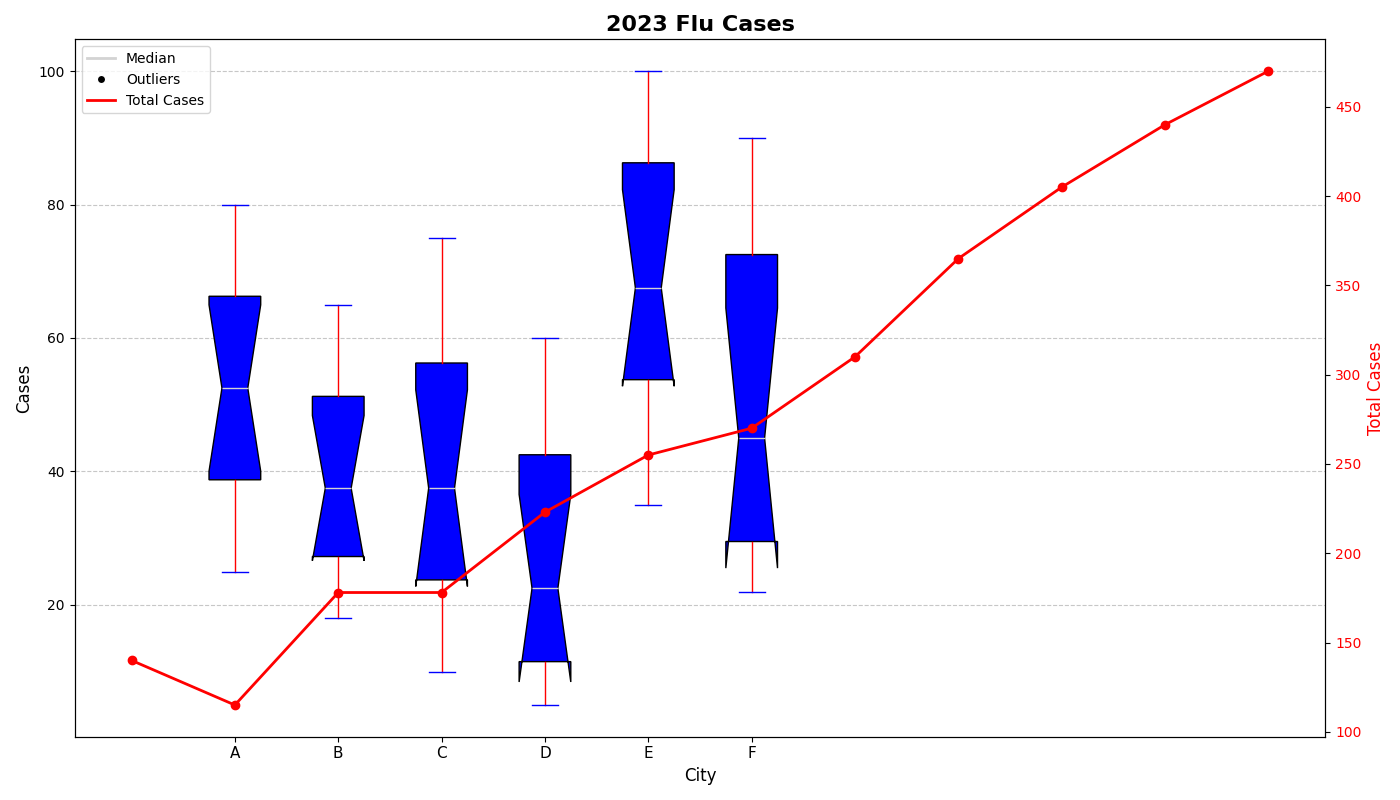

Reproduce this figure in Python.
import matplotlib.pyplot as plt
import numpy as np

cities = ['A', 'B', 'C', 'D', 'E', 'F']
months = ['Jan', 'Feb', 'Mar', 'Apr', 'May', 'Jun', 'Jul', 'Aug', 'Sep', 'Oct', 'Nov', 'Dec']

flu_cases_data = {
    'City A': [30, 25, 40, 35, 50, 60, 45, 55, 65, 70, 75, 80],
    'City B': [20, 18, 25, 28, 30, 35, 40, 45, 50, 55, 60, 65],
    'City C': [15, 10, 20, 25, 30, 35, 40, 45, 55, 60, 70, 75],
    'City D': [10, 5, 8, 12, 18, 20, 25, 30, 40, 50, 55, 60],
    'City E': [40, 35, 55, 50, 60, 65, 70, 75, 85, 90, 95, 100],
    'City F': [25, 22, 30, 28, 35, 40, 50, 60, 70, 80, 85, 90]
}

data_for_box = [flu_cases_data['City A'], flu_cases_data['City B'], flu_cases_data['City C'], 
                flu_cases_data['City D'], flu_cases_data['City E'], flu_cases_data['City F']]

fig, ax = plt.subplots(figsize=(14, 8))

box = ax.boxplot(data_for_box, patch_artist=True, notch=True,
                 boxprops=dict(facecolor='blue', color='black'),
                 whiskerprops=dict(color='red'),
                 capprops=dict(color='blue'),
                 medianprops=dict(color='#D3D3D3'),
                 flierprops=dict(markerfacecolor='black', marker='o', markersize=5, alpha=0.6))

ax.set_title('2023 Flu Cases', fontsize=16, fontweight='bold')
ax.set_xlabel('City', fontsize=12)
ax.set_ylabel('Cases', fontsize=12)

ax.set_xticks(np.arange(1, len(cities) + 1))
ax.set_xticklabels(cities, fontsize=11)

ax.yaxis.grid(True, linestyle='--', alpha=0.7)

total_flu_cases_per_month = [sum(month) for month in zip(*data_for_box)]

ax2 = ax.twinx()
ax2.plot(months, total_flu_cases_per_month, color='red', marker='o', linestyle='-', linewidth=2, markersize=6, label='Total Cases')
ax2.set_ylabel('Total Cases', fontsize=12, color='red')
ax2.tick_params(axis='y', labelcolor='red')

handles = [plt.Line2D([0], [0], color='#D3D3D3', lw=2, label='Median'),
           plt.Line2D([0], [0], marker='o', color='w', label='Outliers', 
                      markerfacecolor='black', markersize=6),
           plt.Line2D([0], [0], color='red', lw=2, label='Total Cases')]
ax.legend(handles=handles, loc='upper left', fontsize=10)

plt.tight_layout()

plt.show()
